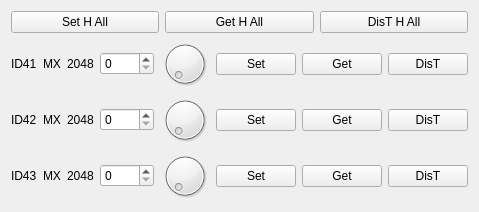
  <widget class="QWidget" name="verticalLayoutWidget_9">
   <property name="geometry">
    <rect>
     <x>460</x>
     <y>30</y>
     <width>441</width>
     <height>151</height>
    </rect>
   </property>
   <layout class="QVBoxLayout" name="verticalLayout_9">
    <item>
     <layout class="QHBoxLayout" name="horizontalLayout_33">
      <item>
       <widget class="QPushButton" name="setHAll_pushButton">
        <property name="text">
         <string>Set H All</string>
        </property>
       </widget>
      </item>
      <item>
       <widget class="QPushButton" name="getHAll_pushButton">
        <property name="text">
         <string>Get H All</string>
        </property>
       </widget>
      </item>
      <item>
       <widget class="QPushButton" name="disTHAll_pushButton">
        <property name="text">
         <string>DisT H All</string>
        </property>
       </widget>
      </item>
     </layout>
    </item>
    <item>
     <layout class="QHBoxLayout" name="horizontalLayout_34">
      <item>
       <widget class="QLabel" name="ID41_label">
        <property name="text">
         <string>ID41</string>
        </property>
       </widget>
      </item>
      <item>
       <widget class="QLabel" name="motorType41_label">
        <property name="text">
         <string>MX</string>
        </property>
       </widget>
      </item>
      <item>
       <widget class="QLabel" name="motor41center_label">
        <property name="text">
         <string>2048</string>
        </property>
       </widget>
      </item>
      <item>
       <widget class="QSpinBox" name="motor41Value_spinBox">
        <property name="maximum">
         <number>4095</number>
        </property>
       </widget>
      </item>
      <item>
       <widget class="QDial" name="motor41value_dial">
        <property name="maximum">
         <number>1023</number>
        </property>
       </widget>
      </item>
      <item>
       <widget class="QPushButton" name="motor41Set_pushButton">
        <property name="text">
         <string>Set</string>
        </property>
       </widget>
      </item>
      <item>
       <widget class="QPushButton" name="motor41Get_pushButton">
        <property name="text">
         <string>Get</string>
        </property>
       </widget>
      </item>
      <item>
       <widget class="QPushButton" name="motor41DisT_pushButton">
        <property name="text">
         <string>DisT</string>
        </property>
       </widget>
      </item>
     </layout>
    </item>
    <item>
     <layout class="QHBoxLayout" name="horizontalLayout_35">
      <item>
       <widget class="QLabel" name="ID42_label">
        <property name="text">
         <string>ID42</string>
        </property>
       </widget>
      </item>
      <item>
       <widget class="QLabel" name="motorType42_label">
        <property name="text">
         <string>MX</string>
        </property>
       </widget>
      </item>
      <item>
       <widget class="QLabel" name="motor42center_label">
        <property name="text">
         <string>2048</string>
        </property>
       </widget>
      </item>
      <item>
       <widget class="QSpinBox" name="motor42Value_spinBox">
        <property name="maximum">
         <number>4095</number>
        </property>
       </widget>
      </item>
      <item>
       <widget class="QDial" name="motor42value_dial">
        <property name="maximum">
         <number>1023</number>
        </property>
       </widget>
      </item>
      <item>
       <widget class="QPushButton" name="motor42Set_pushButton">
        <property name="text">
         <string>Set</string>
        </property>
       </widget>
      </item>
      <item>
       <widget class="QPushButton" name="motor42Get_pushButton">
        <property name="text">
         <string>Get</string>
        </property>
       </widget>
      </item>
      <item>
       <widget class="QPushButton" name="motor42DisT_pushButton">
        <property name="text">
         <string>DisT</string>
        </property>
       </widget>
      </item>
     </layout>
    </item>
    <item>
     <layout class="QHBoxLayout" name="horizontalLayout_36">
      <item>
       <widget class="QLabel" name="ID43_label">
        <property name="text">
         <string>ID43</string>
        </property>
       </widget>
      </item>
      <item>
       <widget class="QLabel" name="motorType43_label">
        <property name="text">
         <string>MX</string>
        </property>
       </widget>
      </item>
      <item>
       <widget class="QLabel" name="motor43center_label">
        <property name="text">
         <string>2048</string>
        </property>
       </widget>
      </item>
      <item>
       <widget class="QSpinBox" name="motor43Value_spinBox">
        <property name="maximum">
         <number>4095</number>
        </property>
       </widget>
      </item>
      <item>
       <widget class="QDial" name="motor43value_dial">
        <property name="maximum">
         <number>1023</number>
        </property>
       </widget>
      </item>
      <item>
       <widget class="QPushButton" name="motor43Set_pushButton">
        <property name="text">
         <string>Set</string>
        </property>
       </widget>
      </item>
      <item>
       <widget class="QPushButton" name="motor43Get_pushButton">
        <property name="text">
         <string>Get</string>
        </property>
       </widget>
      </item>
      <item>
       <widget class="QPushButton" name="motor43DisT_pushButton">
        <property name="text">
         <string>DisT</string>
        </property>
       </widget>
      </item>
     </layout>
    </item>
   </layout>
  </widget>
